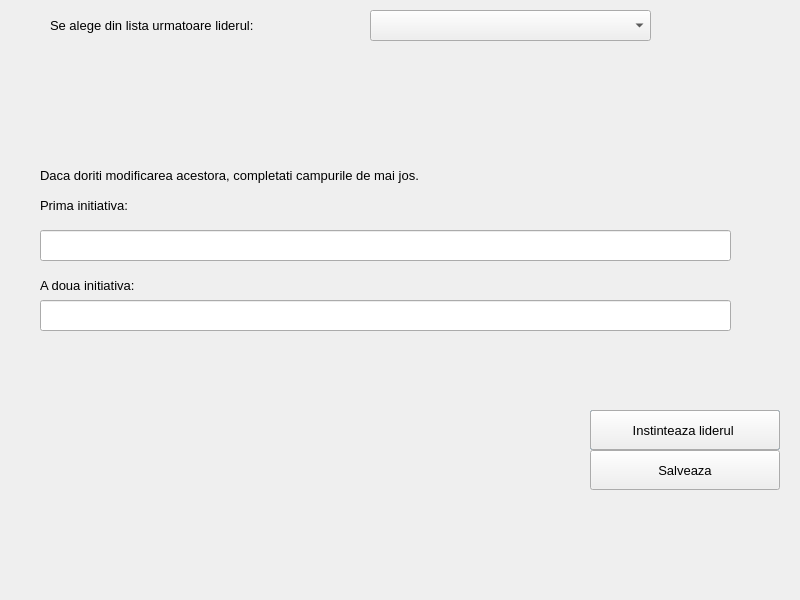
<?xml version="1.0" encoding="UTF-8"?>
<ui version="4.0">
 <class>Cultura</class>
 <widget class="QDialog" name="Cultura">
  <property name="geometry">
   <rect>
    <x>0</x>
    <y>0</y>
    <width>800</width>
    <height>600</height>
   </rect>
  </property>
  <property name="windowTitle">
   <string>Dialog</string>
  </property>
  <widget class="QLabel" name="label">
   <property name="geometry">
    <rect>
     <x>50</x>
     <y>10</y>
     <width>271</width>
     <height>31</height>
    </rect>
   </property>
   <property name="font">
    <font>
     <pointsize>10</pointsize>
    </font>
   </property>
   <property name="text">
    <string>Se alege din lista urmatoare liderul:</string>
   </property>
  </widget>
  <widget class="QLabel" name="decizie">
   <property name="geometry">
    <rect>
     <x>50</x>
     <y>80</y>
     <width>481</width>
     <height>31</height>
    </rect>
   </property>
   <property name="font">
    <font>
     <pointsize>10</pointsize>
    </font>
   </property>
   <property name="text">
    <string/>
   </property>
  </widget>
  <widget class="QLabel" name="l1">
   <property name="geometry">
    <rect>
     <x>40</x>
     <y>190</y>
     <width>271</width>
     <height>31</height>
    </rect>
   </property>
   <property name="font">
    <font>
     <pointsize>10</pointsize>
    </font>
   </property>
   <property name="text">
    <string>Prima initiativa:</string>
   </property>
  </widget>
  <widget class="QLineEdit" name="lineEdit">
   <property name="geometry">
    <rect>
     <x>40</x>
     <y>230</y>
     <width>691</width>
     <height>31</height>
    </rect>
   </property>
   <property name="font">
    <font>
     <pointsize>10</pointsize>
    </font>
   </property>
  </widget>
  <widget class="QLabel" name="l2">
   <property name="geometry">
    <rect>
     <x>40</x>
     <y>270</y>
     <width>271</width>
     <height>31</height>
    </rect>
   </property>
   <property name="font">
    <font>
     <pointsize>10</pointsize>
    </font>
   </property>
   <property name="text">
    <string>A doua initiativa:</string>
   </property>
  </widget>
  <widget class="QLineEdit" name="lineEdit2">
   <property name="geometry">
    <rect>
     <x>40</x>
     <y>300</y>
     <width>691</width>
     <height>31</height>
    </rect>
   </property>
   <property name="font">
    <font>
     <pointsize>10</pointsize>
    </font>
   </property>
  </widget>
  <widget class="QLabel" name="decizie2">
   <property name="geometry">
    <rect>
     <x>40</x>
     <y>160</y>
     <width>551</width>
     <height>31</height>
    </rect>
   </property>
   <property name="font">
    <font>
     <pointsize>10</pointsize>
    </font>
   </property>
   <property name="text">
    <string>Daca doriti modificarea acestora, completati campurile de mai jos.</string>
   </property>
  </widget>
  <widget class="QPushButton" name="salveaza">
   <property name="geometry">
    <rect>
     <x>590</x>
     <y>410</y>
     <width>190</width>
     <height>40</height>
    </rect>
   </property>
   <property name="font">
    <font>
     <pointsize>10</pointsize>
    </font>
   </property>
   <property name="text">
    <string>Salveaza si inchide</string>
   </property>
  </widget>
  <widget class="QPushButton" name="instintare">
   <property name="geometry">
    <rect>
     <x>590</x>
     <y>410</y>
     <width>190</width>
     <height>40</height>
    </rect>
   </property>
   <property name="font">
    <font>
     <pointsize>10</pointsize>
    </font>
   </property>
   <property name="text">
    <string>Instinteaza liderul </string>
   </property>
  </widget>
  <widget class="QPushButton" name="salveaza2">
   <property name="geometry">
    <rect>
     <x>590</x>
     <y>450</y>
     <width>190</width>
     <height>40</height>
    </rect>
   </property>
   <property name="font">
    <font>
     <pointsize>10</pointsize>
    </font>
   </property>
   <property name="text">
    <string>Salveaza</string>
   </property>
  </widget>
  <widget class="QLabel" name="i1">
   <property name="geometry">
    <rect>
     <x>10</x>
     <y>110</y>
     <width>761</width>
     <height>31</height>
    </rect>
   </property>
   <property name="font">
    <font>
     <pointsize>8</pointsize>
    </font>
   </property>
   <property name="text">
    <string/>
   </property>
  </widget>
  <widget class="QLabel" name="i2">
   <property name="geometry">
    <rect>
     <x>10</x>
     <y>130</y>
     <width>761</width>
     <height>31</height>
    </rect>
   </property>
   <property name="font">
    <font>
     <pointsize>8</pointsize>
    </font>
   </property>
   <property name="text">
    <string/>
   </property>
  </widget>
  <widget class="QComboBox" name="comboBox">
   <property name="geometry">
    <rect>
     <x>370</x>
     <y>10</y>
     <width>281</width>
     <height>31</height>
    </rect>
   </property>
  </widget>
 </widget>
 <resources/>
 <connections/>
</ui>
